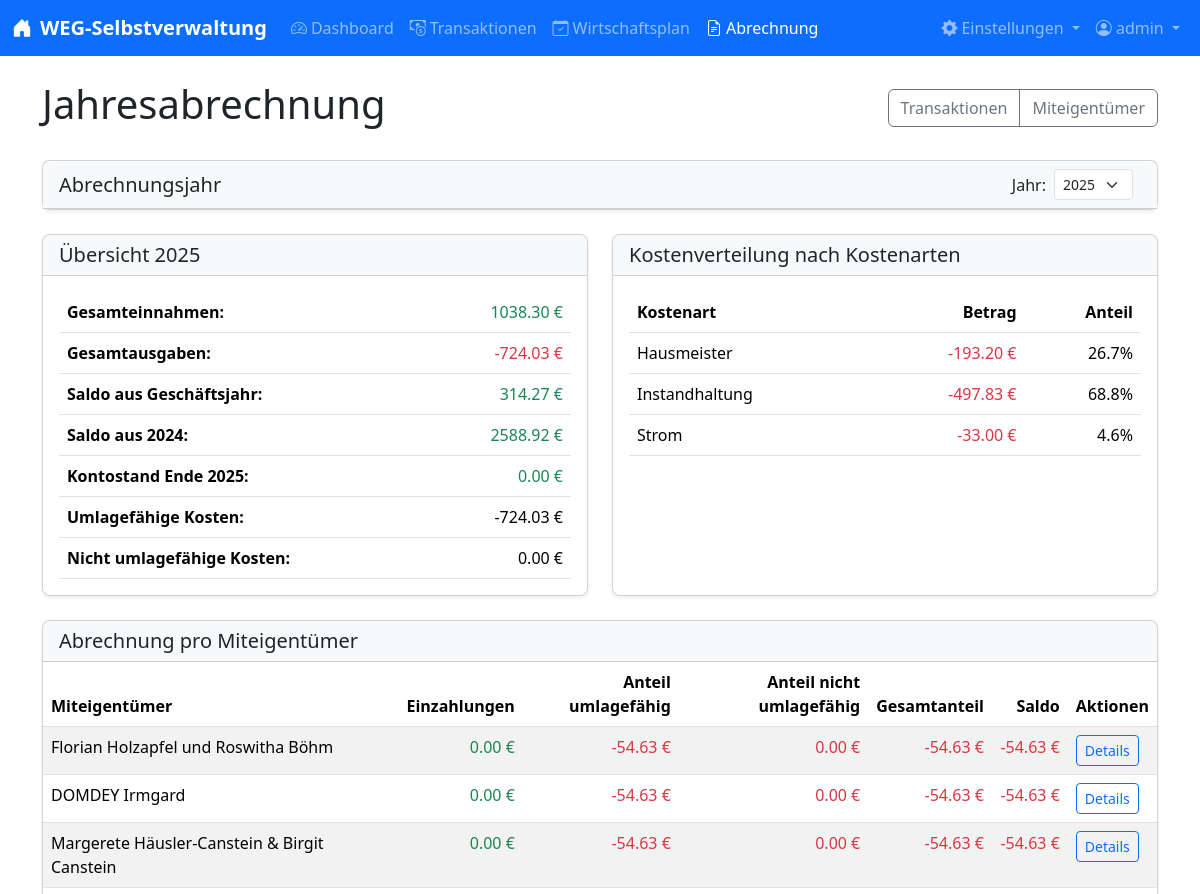
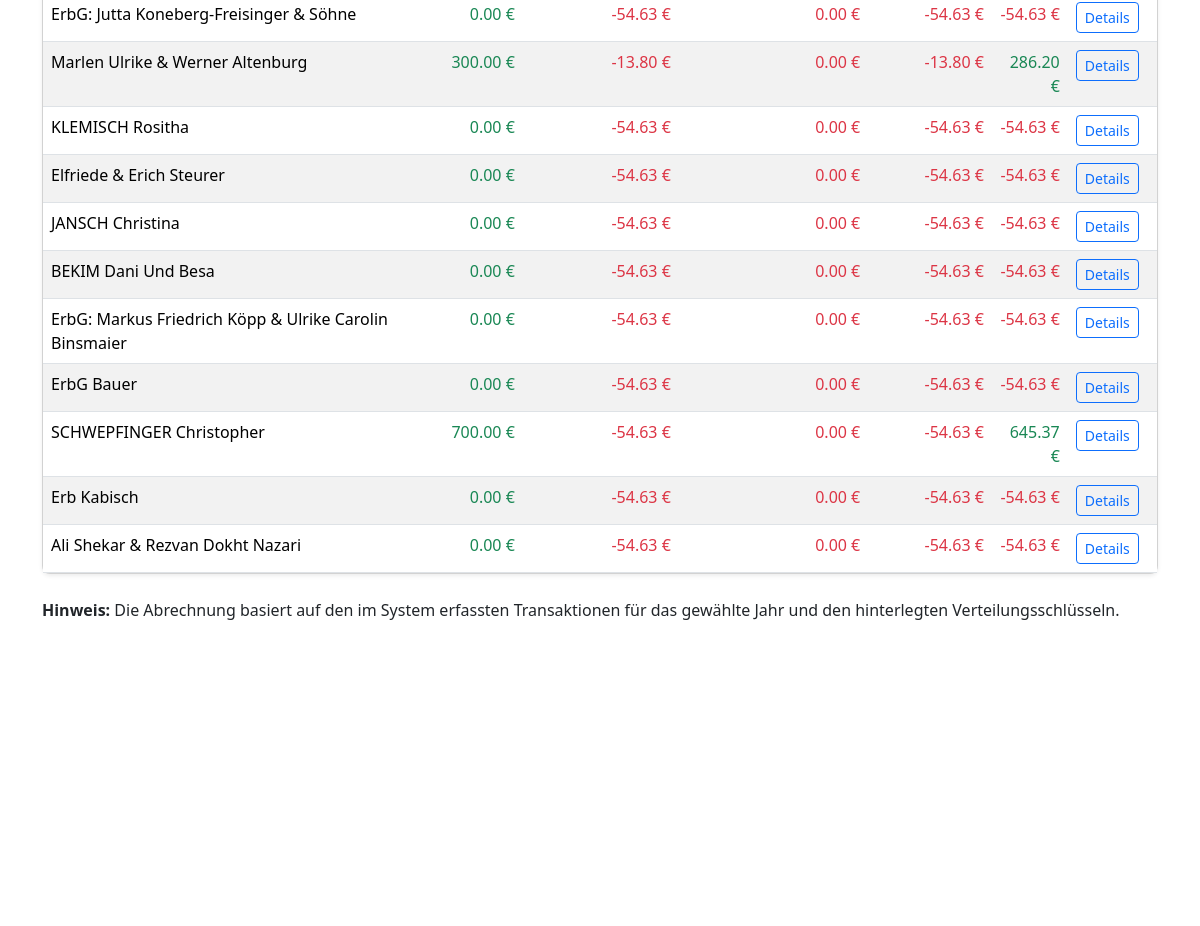
The page /abrechnung/ (signed in) on the database its author committed (2 pictures, top to bottom).
### models.py (models this page shows, shortened)
class User(UserMixin, db.Model):
    id = db.Column(db.Integer, primary_key=True)
    username = db.Column(db.String(150), unique=True, nullable=False)
    password_hash = db.Column(db.String(150), nullable=False)
    is_admin = db.Column(db.Boolean, default=False)
    email = db.Column(db.String(120), unique=True, nullable=True)
    email_verified = db.Column(db.Boolean, default=False)
    notify_transaction_changes = db.Column(db.Boolean, default=True)
    notify_wirtschaftsplan_changes = db.Column(db.Boolean, default=True)
    notify_user_changes = db.Column(db.Boolean, default=True)

class JahresabschlussKontostand(db.Model):
    id = db.Column(db.Integer, primary_key=True)
    jahr = db.Column(db.Integer, nullable=False, unique=True)
    kontostand = db.Column(db.Numeric(10, 2), nullable=False)
    vorjahres_saldo = db.Column(db.Numeric(10, 2), nullable=False)
    kommentar = db.Column(db.Text, nullable=True)
    created_at = db.Column(db.DateTime, default=datetime.datetime.now)
    updated_at = db.Column(db.DateTime, default=datetime.datetime.now, onupdate=datetime.datetime.now)
    user_id = db.Column(db.Integer, db.ForeignKey('user.id'), nullable=True)
    user = db.relationship('User', backref='jahresabschluesse')

class Miteigentuemer(db.Model):
    id = db.Column(db.Integer, primary_key=True)
    name = db.Column(db.String(200), nullable=False)
    mea = db.Column(db.Integer, nullable=False)  # Miteigentumsanteile
    vf_einheiten = db.Column(db.Integer, default=0)  # Verteilerfaktor-Einheiten
    tg_einheiten = db.Column(db.Integer, default=0)  # Tiefgaragen-Einheiten
    einheiten = db.Column(db.Integer, default=1)
    guthaben_vorjahr = db.Column(db.Numeric(10, 2), default=0.00)
    guthaben_jahr = db.Column(db.Integer, default=2023)  # Jahr, aus dem das Guthaben stammt

### routes/abrechnung.py (the view)
@abrechnung_bp.route('/', methods=['GET'])
@login_required
def uebersicht():
    jahre = db.session.query(Transaktion.jahr).distinct().order_by(Transaktion.jahr.desc()).all()
    jahre = [j[0] for j in jahre]
    if 'reset_filters' in request.args:
        session.pop('abrechnung_jahr', None)
    jahr = request.args.get('jahr', session.get('abrechnung_jahr', datetime.date.today().year), type=int)
    session['abrechnung_jahr'] = jahr
    abrechnung_data = get_abrechnung_data(jahr)
    return render_template(
        'abrechnung/uebersicht.html',
        jahre=jahre,
        jahr=jahr,
        gesamt_einnahmen=abrechnung_data['gesamt_einnahmen'],
        gesamt_ausgaben=abrechnung_data['gesamt_ausgaben'],
        gesamt_umlagefaehig=abrechnung_data['gesamt_umlagefaehig'],
        gesamt_nicht_umlagefaehig=abrechnung_data['gesamt_nicht_umlagefaehig'],
        kostenarten_stats=abrechnung_data['kostenarten_stats'],
        abrechnungen=abrechnung_data['abrechnungen'],
        kosten_einheiten=abrechnung_data['kosten_einheiten'],
        kosten_vf=abrechnung_data['kosten_vf'],
        kosten_tg=abrechnung_data['kosten_tg'],
        vorjahres_saldo=abrechnung_data.get('vorjahres_saldo', Decimal('0.00')),
        kontostand_jahresende=abrechnung_data.get('kontostand_jahresende', Decimal('0.00'))
    )

### app.py (called while the page is built)
@app.context_processor
def inject_now():
    return {'now': datetime.now()}

@app.context_processor
def inject_csp_nonce():
    if not hasattr(g, 'csp_nonce'):
        g.csp_nonce = secrets.token_hex(16)
    return {'csp_nonce': g.csp_nonce}

@app.after_request
def add_security_headers(response):
    nonce = getattr(g, 'csp_nonce', secrets.token_hex(16))
    csp_policy = {}
    for key, value in app.config.get('CSP', {}).items():
        if isinstance(value, str) and '{nonce}' in value:
            csp_policy[key] = value.format(nonce=nonce)
        else:
            csp_policy[key] = value
    if csp_policy:
        response.headers['Content-Security-Policy'] = '; '.join(f"{key} {value}" for key, value in csp_policy.items())
    response.headers['X-Content-Type-Options'] = 'nosniff'
    response.headers['X-Frame-Options'] = 'SAMEORIGIN'
    response.headers['X-XSS-Protection'] = '1; mode=block'
    response.headers['Referrer-Policy'] = 'strict-origin-when-cross-origin'
    return response

@login_manager.user_loader
def load_user(user_id):
    return db.session.get(User, int(user_id))

@app.before_request
def limit_login_attempts():
    if request.endpoint == 'auth.login' and request.method == 'POST':
        limiter.limit("10/hour,3/minute")(lambda: None)()

### templates/abrechnung/uebersicht.html (shortened to what this page needs)
{% extends "layout.html" %}
{% block content %}
<div class="d-flex justify-content-between align-items-center mb-4">
    <h1>Jahresabrechnung</h1>
    <div class="btn-group">
        <a href="{{ url_for('transaktionen.liste') }}" class="btn btn-outline-secondary">Transaktionen</a>
        <a href="{{ url_for('miteigentuemer.liste') }}" class="btn btn-outline-secondary">Miteigentümer</a>
    </div>
</div>
<div class="card mb-4">
    <div class="card-header bg-light">
        <div class="d-flex justify-content-between align-items-center">
            <h5 class="mb-0">Abrechnungsjahr</h5>
            <form method="GET" action="{{ url_for('abrechnung.uebersicht') }}" class="d-flex align-items-center">
                <label for="jahr" class="me-2">Jahr:</label>
                <select class="form-select form-select-sm me-2" id="jahr" name="jahr" data-autosubmit="true">
                    {% for jahr_option in jahre %}
                    <option value="{{ jahr_option }}" {% if jahr_option==jahr %}selected{% endif %}>{{ jahr_option }}
                    </option>
                    {% endfor %}
                </select>
            </form>
        </div>
    </div>
</div>
<div class="row mb-4">
    <div class="col-md-6">
        <div class="card h-100">
            <div class="card-header bg-light">
                <h5 class="mb-0">Übersicht {{ jahr }}</h5>
            </div>
            <div class="card-body">
                <div class="table-responsive">
                    <table class="table">
                        <tbody>
                            <tr>
                                <th>Gesamteinnahmen:</th>
                                <td class="text-end text-success">{{ "%.2f"|format(gesamt_einnahmen) }} €</td>
                            </tr>
                            <tr>
                                <th>Gesamtausgaben:</th>
                                <td class="text-end text-danger">{{ "%.2f"|format(gesamt_ausgaben) }} €</td>
                            </tr>
                            <tr>
                                <th>Saldo aus Geschäftsjahr:</th>
                                <td
                                    class="text-end {{ 'text-success' if (gesamt_einnahmen + gesamt_ausgaben) >= 0 else 'text-danger' }}">
                                    {{ "%.2f"|format(gesamt_einnahmen + gesamt_ausgaben) }} €
                                </td>
                            </tr>
                            <tr>
                                <th>Saldo aus {{ jahr-1 }}:</th>
                                <td class="text-end {{ 'text-success' if vorjahres_saldo >= 0 else 'text-danger' }}">
                                    {{ "%.2f"|format(vorjahres_saldo) }} €
                                </td>
                            </tr>
                            <tr>
                                <th>Kontostand Ende {{ jahr }}:</th>
                                <td class="text-end {{ 'text-success' if kontostand_jahresende >= 0 else 'text-danger' }}">
                                    {{ "%.2f"|format(kontostand_jahresende) }} €
                                </td>
                            </tr>
                            <tr>
                                <th>Umlagefähige Kosten:</th>
                                <td class="text-end">{{ "%.2f"|format(gesamt_umlagefaehig) }} €</td>
                            </tr>
                            <tr>
                                <th>Nicht umlagefähige Kosten:</th>
                                <td class="text-end">{{ "%.2f"|format(gesamt_nicht_umlagefaehig) }} €</td>
                            </tr>
                        </tbody>
                    </table>
                </div>
            </div>
        </div>
    </div>
    <div class="col-md-6">
        <div class="card h-100">
            <div class="card-header bg-light">
                <h5 class="mb-0">Kostenverteilung nach Kostenarten</h5>
            </div>
            <div class="card-body">
                <div class="table-responsive">
                    <table class="table">
                        <thead>
                            <tr>
                                <th>Kostenart</th>
                                <th class="text-end">Betrag</th>
                                <th class="text-end">Anteil</th>
                            </tr>
                        </thead>
                        <tbody>
                            {% for kostenart, betrag in kostenarten_stats %}
                            <tr>
                                <td>{{ kostenart }}</td>
                                <td class="text-end text-danger">{{ "%.2f"|format(betrag) }} €</td>
                                <td class="text-end">{{ "%.1f"|format(betrag / gesamt_ausgaben * 100) }}%</td>
                            </tr>
                            {% endfor %}
                        </tbody>
                    </table>
                </div>
            </div>
        </div>
    </div>
</div>
<div class="card">
    <div class="card-header bg-light">
        <h5 class="mb-0">Abrechnung pro Miteigentümer</h5>
    </div>
    <div class="card-body p-0">
        <div class="table-responsive">
            <table class="table table-striped table-hover mb-0">
                <thead>
                    <tr>
                        <th>Miteigentümer</th>
                        <th class="text-end">Einzahlungen</th>
                        <th class="text-end">Anteil umlagefähig</th>
                        <th class="text-end">Anteil nicht umlagefähig</th>
                        <th class="text-end">Gesamtanteil</th>
                        <th class="text-end">Saldo</th>
                        <th>Aktionen</th>
                    </tr>
                </thead>
                <tbody>
                    {% for abrechnung in abrechnungen %}
                    <tr>
                        <td>{{ abrechnung.miteigentuemer.name }}</td>
                        <td class="text-end text-success">{{ "%.2f"|format(abrechnung.einzahlungen) }} €</td>
                        <td class="text-end text-danger">{{ "%.2f"|format(abrechnung.anteil_umlagefaehig) }} €</td>
                        <td class="text-end text-danger">{{ "%.2f"|format(abrechnung.anteil_nicht_umlagefaehig) }} €
                        </td>
                        <td class="text-end text-danger">{{ "%.2f"|format(abrechnung.anteil_gesamt) }} €</td>
                        <td class="text-end {{ 'text-success' if abrechnung.saldo >= 0 else 'text-danger' }}">
                            {{ "%.2f"|format(abrechnung.saldo) }} €
                        </td>
                        <td>
                            <a href="{{ url_for('abrechnung.detail', miteigentuemer_id=abrechnung.miteigentuemer.id, jahr=jahr) }}"
                                class="btn btn-sm btn-outline-primary">Details</a>
                        </td>
                    </tr>
                    {% endfor %}
                </tbody>
            </table>
        </div>
    </div>
</div>
<div class="mt-4">
    <p><strong>Hinweis:</strong> Die Abrechnung basiert auf den im System erfassten Transaktionen für das gewählte Jahr
        und den hinterlegten Verteilungsschlüsseln.</p>
</div>
{% endblock %}

### templates/layout.html (shortened to what this page needs)
<!DOCTYPE html>
<html lang="de">
<head>
    <link href="/static/css/bootstrap.min.css" rel="stylesheet">
    <link href="https://cdn.jsdelivr.net/npm/bootstrap-icons@1.10.0/font/bootstrap-icons.css" rel="stylesheet">
    <link href="/static/css/styles.css" rel="stylesheet">
    <link rel="stylesheet" type="text/css" href="https://cdn.datatables.net/1.13.4/css/dataTables.bootstrap5.min.css">
</head>
<body>
    {% if current_user.is_authenticated %}
    <nav class="navbar navbar-expand-lg navbar-dark bg-primary">
        <div class="container-fluid">
            <a class="navbar-brand" href="{{ url_for('dashboard.index') }}">
                <i class="bi bi-house-door-fill me-2"></i>WEG-Selbstverwaltung
            </a>
            <div class="collapse navbar-collapse" id="navbarNav">
                <ul class="navbar-nav me-auto">
                    <li class="nav-item">
                        <a class="nav-link {% if request.endpoint and request.endpoint.startswith('dashboard') %}active{% endif %}"
                            href="{{ url_for('dashboard.index') }}">
                            <i class="bi bi-speedometer2 me-1"></i>Dashboard
                        </a>
                    </li>
                    <li class="nav-item">
                        <a class="nav-link {% if request.endpoint and request.endpoint.startswith('transaktionen') %}active{% endif %}"
                            href="{{ url_for('transaktionen.liste') }}">
                            <i class="bi bi-cash-coin me-1"></i>Transaktionen
                        </a>
                    </li>
                    <li class="nav-item">
                        <a class="nav-link {% if request.endpoint and request.endpoint.startswith('wirtschaftsplan') %}active{% endif %}"
                            href="{{ url_for('wirtschaftsplan.uebersicht') }}">
                            <i class="bi bi-calendar-check me-1"></i>Wirtschaftsplan
                        </a>
                    </li>
                    <li class="nav-item">
                        <a class="nav-link {% if request.endpoint and request.endpoint.startswith('abrechnung') %}active{% endif %}"
                            href="{{ url_for('abrechnung.uebersicht') }}">
                            <i class="bi bi-file-earmark-text me-1"></i>Abrechnung
                        </a>
                    </li>
                </ul>
                <ul class="navbar-nav">
                    <li class="nav-item dropdown">
                        <a class="nav-link dropdown-toggle {% if request.endpoint and (request.endpoint.startswith('settings') or request.endpoint.startswith('miteigentuemer')) %}active{% endif %}"
                            href="#" id="settingsDropdown" role="button" data-bs-toggle="dropdown" aria-expanded="false">
                            <i class="bi bi-gear-fill me-1"></i>Einstellungen
                        </a>
                    </li>
                    <li class="nav-item dropdown">
                        <a class="nav-link dropdown-toggle" href="#" id="navbarDropdown" role="button" data-bs-toggle="dropdown"
                            aria-expanded="false">
                            <i class="bi bi-person-circle"></i> {{ current_user.username }}
                        </a>
                    </li>
            </div>
        </div>
    </nav>
    {% endif %}
    <div class="container mt-4 mb-5">
        {% block content %}{% endblock %}
    </div>
    <footer class="footer mt-auto py-3 bg-light">
        <div class="container text-center">
            <span class="text-muted">WEG-Selbstverwaltung &copy; {{ now.year }} | Version 1.0</span>
        </div>
    </footer>
</body>
</html>

### static/css/styles.css (style rules this page uses)
body { min-height: 100vh; display: flex; flex-direction: column; }
html,body { height: 100%; margin: 0; padding: 0; overflow-y: auto; }
.container { min-height: 100%; position: relative; overflow-y: auto; }
.footer { margin-top: auto; }
.text-success { font-weight: 500; }
.text-danger { font-weight: 500; }
.table { margin-bottom: 0; }
.table th { font-weight: 600; }
.card { box-shadow: 0 0.125rem 0.25rem rgba(0, 0, 0, 0.075); border-radius: 0.5rem; }
.card-header { border-radius: 0.5rem 0.5rem 0 0 !important; }
.navbar-brand { font-weight: 600; font-size: 1.25rem; }
.nav-link { font-weight: 500; }

### rows shown on the page
User: username "admin"
JahresabschlussKontostand: kontostand "2588.92"
Miteigentuemer: miteigentuemer.name "Florian Holzapfel und Roswitha Böhm"
Miteigentuemer: miteigentuemer.name "DOMDEY Irmgard"
Miteigentuemer: miteigentuemer.name "Margerete Häusler-Canstein & Birgit Canstein"
Miteigentuemer: miteigentuemer.name "ErbG: Jutta Koneberg-Freisinger & Söhne"
Miteigentuemer: miteigentuemer.name "Marlen Ulrike & Werner Altenburg"
Miteigentuemer: miteigentuemer.name "KLEMISCH Rositha"
Miteigentuemer: miteigentuemer.name "Elfriede & Erich Steurer"
Miteigentuemer: miteigentuemer.name "JANSCH Christina"
Miteigentuemer: miteigentuemer.name "BEKIM Dani Und Besa"
Miteigentuemer: miteigentuemer.name "ErbG: Markus Friedrich Köpp & Ulrike Carolin Binsmaier"
Miteigentuemer: miteigentuemer.name "ErbG Bauer"
Miteigentuemer: miteigentuemer.name "SCHWEPFINGER Christopher"
Miteigentuemer: miteigentuemer.name "Erb Kabisch"
Miteigentuemer: miteigentuemer.name "Ali Shekar & Rezvan Dokht Nazari"

### other values the page prints
{{ jahr }} "2025"
{{ "%.2f"|format(gesamt_einnahmen) }} "1038.30"
{{ "%.2f"|format(gesamt_ausgaben) }} "-724.03"
{{ "%.2f"|format(gesamt_einnahmen + gesamt_ausgaben) }} "314.27"
{{ jahr-1 }} "2024"
{{ "%.2f"|format(kontostand_jahresende) }} "0.00"
{{ "%.2f"|format(gesamt_umlagefaehig) }} "-724.03"
{{ "%.2f"|format(gesamt_nicht_umlagefaehig) }} "0.00"
{{ kostenart }} "Hausmeister" "Instandhaltung" "Strom"
{{ "%.2f"|format(betrag) }} "-193.20" "-497.83" "-33.00"
{{ "%.1f"|format(betrag / gesamt_ausgaben * 100) }} "26.7" "68.8" "4.6"
{{ "%.2f"|format(abrechnung.einzahlungen) }} "0.00" "0.00" "0.00" "0.00" "300.00" "0.00" "0.00" "0.00" "0.00" "0.00" "0.00" "700.00" "0.00" "0.00"
{{ "%.2f"|format(abrechnung.anteil_umlagefaehig) }} "-54.63" "-54.63" "-54.63" "-54.63" "-13.80" "-54.63" "-54.63" "-54.63" "-54.63" "-54.63" "-54.63" "-54.63" "-54.63" "-54.63"
{{ "%.2f"|format(abrechnung.anteil_nicht_umlagefaehig) }} "0.00" "0.00" "0.00" "0.00" "0.00" "0.00" "0.00" "0.00" "0.00" "0.00" "0.00" "0.00" "0.00" "0.00"
{{ "%.2f"|format(abrechnung.anteil_gesamt) }} "-54.63" "-54.63" "-54.63" "-54.63" "-13.80" "-54.63" "-54.63" "-54.63" "-54.63" "-54.63" "-54.63" "-54.63" "-54.63" "-54.63"
